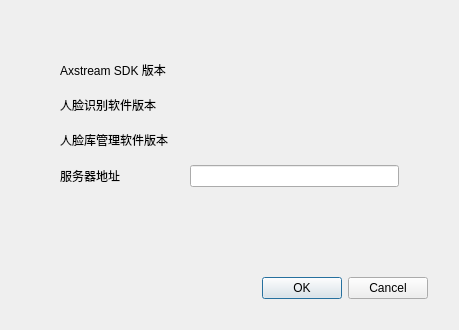
<?xml version="1.0" encoding="UTF-8"?>
<ui version="4.0">
 <class>Dialog</class>
 <widget class="QDialog" name="Dialog">
  <property name="geometry">
   <rect>
    <x>0</x>
    <y>0</y>
    <width>459</width>
    <height>330</height>
   </rect>
  </property>
  <property name="windowTitle">
   <string>Dialog</string>
  </property>
  <layout class="QVBoxLayout" name="verticalLayout_2">
   <item>
    <layout class="QVBoxLayout" name="verticalLayout">
     <property name="spacing">
      <number>10</number>
     </property>
     <property name="leftMargin">
      <number>20</number>
     </property>
     <property name="topMargin">
      <number>20</number>
     </property>
     <property name="rightMargin">
      <number>20</number>
     </property>
     <property name="bottomMargin">
      <number>20</number>
     </property>
     <item>
      <widget class="QWidget" name="widget" native="true">
       <layout class="QHBoxLayout" name="horizontalLayout">
        <item>
         <layout class="QFormLayout" name="formLayout">
          <property name="horizontalSpacing">
           <number>10</number>
          </property>
          <property name="verticalSpacing">
           <number>15</number>
          </property>
          <property name="leftMargin">
           <number>20</number>
          </property>
          <property name="topMargin">
           <number>20</number>
          </property>
          <property name="rightMargin">
           <number>20</number>
          </property>
          <property name="bottomMargin">
           <number>20</number>
          </property>
          <item row="0" column="0">
           <widget class="QLabel" name="label">
            <property name="minimumSize">
             <size>
              <width>120</width>
              <height>0</height>
             </size>
            </property>
            <property name="text">
             <string>Axstream SDK 版本</string>
            </property>
           </widget>
          </item>
          <item row="0" column="1">
           <widget class="QLineEdit" name="lineEdit">
            <property name="enabled">
             <bool>false</bool>
            </property>
            <property name="styleSheet">
             <string notr="true"/>
            </property>
            <property name="frame">
             <bool>false</bool>
            </property>
            <property name="readOnly">
             <bool>true</bool>
            </property>
           </widget>
          </item>
          <item row="1" column="0">
           <widget class="QLabel" name="label_2">
            <property name="minimumSize">
             <size>
              <width>120</width>
              <height>0</height>
             </size>
            </property>
            <property name="text">
             <string>人脸识别软件版本</string>
            </property>
           </widget>
          </item>
          <item row="1" column="1">
           <widget class="QLineEdit" name="lineEdit_2">
            <property name="enabled">
             <bool>false</bool>
            </property>
            <property name="styleSheet">
             <string notr="true"/>
            </property>
            <property name="frame">
             <bool>false</bool>
            </property>
            <property name="readOnly">
             <bool>true</bool>
            </property>
           </widget>
          </item>
          <item row="2" column="0">
           <widget class="QLabel" name="label_3">
            <property name="minimumSize">
             <size>
              <width>120</width>
              <height>0</height>
             </size>
            </property>
            <property name="text">
             <string>人脸库管理软件版本</string>
            </property>
           </widget>
          </item>
          <item row="2" column="1">
           <widget class="QLineEdit" name="lineEdit_3">
            <property name="enabled">
             <bool>false</bool>
            </property>
            <property name="styleSheet">
             <string notr="true"/>
            </property>
            <property name="frame">
             <bool>false</bool>
            </property>
            <property name="readOnly">
             <bool>true</bool>
            </property>
           </widget>
          </item>
          <item row="3" column="0">
           <widget class="QLabel" name="label_4">
            <property name="text">
             <string>服务器地址</string>
            </property>
           </widget>
          </item>
          <item row="3" column="1">
           <widget class="QLineEdit" name="lineEdit_server_ip"/>
          </item>
         </layout>
        </item>
       </layout>
      </widget>
     </item>
     <item>
      <widget class="QDialogButtonBox" name="buttonBox">
       <property name="orientation">
        <enum>Qt::Horizontal</enum>
       </property>
       <property name="standardButtons">
        <set>QDialogButtonBox::Cancel|QDialogButtonBox::Ok</set>
       </property>
      </widget>
     </item>
    </layout>
   </item>
  </layout>
 </widget>
 <resources/>
 <connections>
  <connection>
   <sender>buttonBox</sender>
   <signal>accepted()</signal>
   <receiver>Dialog</receiver>
   <slot>accept()</slot>
   <hints>
    <hint type="sourcelabel">
     <x>248</x>
     <y>254</y>
    </hint>
    <hint type="destinationlabel">
     <x>157</x>
     <y>274</y>
    </hint>
   </hints>
  </connection>
  <connection>
   <sender>buttonBox</sender>
   <signal>rejected()</signal>
   <receiver>Dialog</receiver>
   <slot>reject()</slot>
   <hints>
    <hint type="sourcelabel">
     <x>316</x>
     <y>260</y>
    </hint>
    <hint type="destinationlabel">
     <x>286</x>
     <y>274</y>
    </hint>
   </hints>
  </connection>
 </connections>
</ui>
